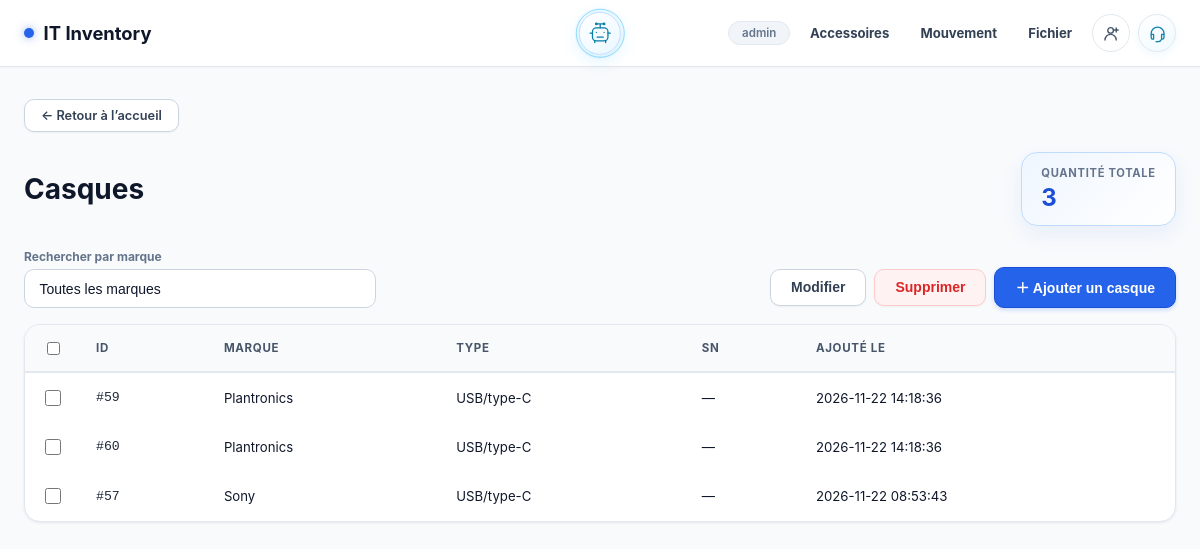
Before: /accessoires/casques (signed in) with the older database file.
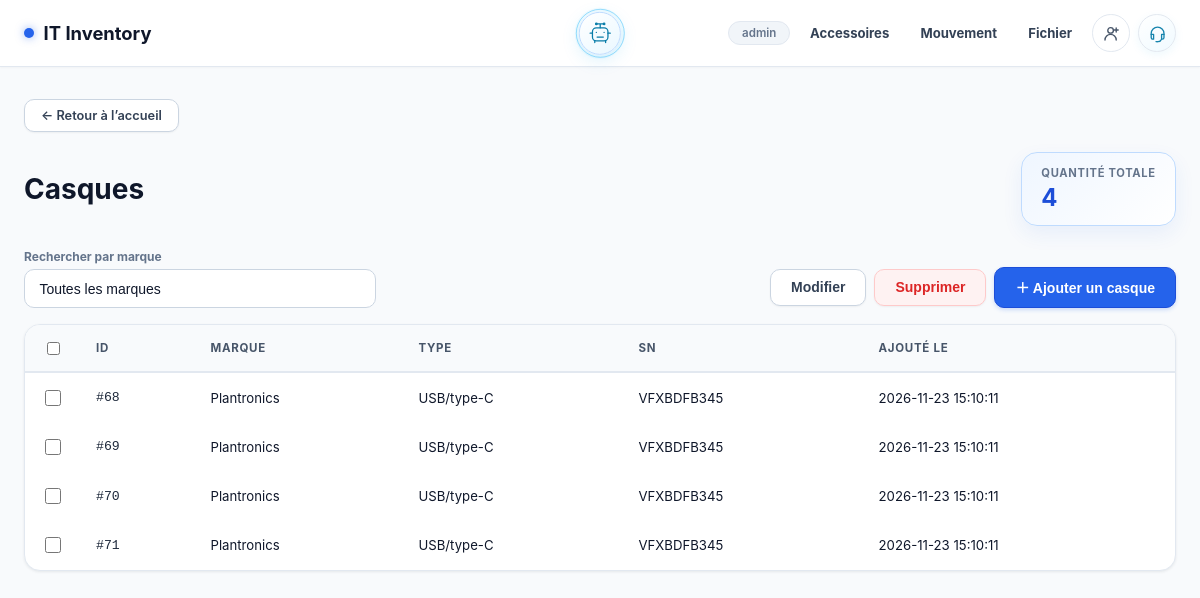
After: the same page with the newer database file.
### tables this page shows
CREATE TABLE accessories (
            id INTEGER PRIMARY KEY AUTOINCREMENT,
            category TEXT NOT NULL,
            brand TEXT NOT NULL,
            created_at TEXT NOT NULL DEFAULT CURRENT_TIMESTAMP
        , accessory_type TEXT NOT NULL DEFAULT 'Bluetooth/USB', serial_number TEXT, discharge_id INTEGER, phone_model TEXT, ram TEXT, storage TEXT, technical_details TEXT);

### app/routes/inventory.py (the view, shortened to what this page needs)
@inventory_bp.route('/accessoires/<category>')
def accessory_page(category):
    category_name = accessory_category_name(category)
    if not category_name:
        return redirect(url_for('inventory.index'))
    rows = get_db().execute('''SELECT id, brand, accessory_type, serial_number, phone_model, ram, storage,
        technical_details, created_at FROM accessories WHERE category = ? AND discharge_id IS NULL
        ORDER BY brand COLLATE NOCASE, phone_model COLLATE NOCASE, id''', (category,)).fetchall()
    brands = sorted({row['brand'] for row in rows}, key=str.casefold)
    return render_template('accessories.html', category=category, category_name=category_name, rows=rows, brands=brands, total=len(rows))

### app/models/database.py (called while the page is built)
def get_db():
    if 'db' not in g:
        g.db = sqlite3.connect(
            current_app.config['DB_PATH'],
            detect_types=sqlite3.PARSE_DECLTYPES,
        )
        g.db.row_factory = sqlite3.Row
    return g.db

### app/routes/inventory.py (called while the page is built, shortened)
def accessory_category_name(category):
    if category in ACCESSORY_CATEGORIES:
        return ACCESSORY_CATEGORIES[category]

### templates/accessories.html (shortened to what this page needs)
{% extends 'base.html' %}
{% block content %}
<div class="page-fade accessory-page">
  <a href="{{ url_for('inventory.index') }}" class="btn-back accessory-back">← Retour à l’accueil</a>
  <header class="accessory-heading"><div><h1>{{ category_name }}</h1></div><div class="accessory-total"><span id="accessoryCountLabel">Quantité totale</span><strong id="accessoryCount" data-total="{{ total }}">{{ total }}</strong></div></header>
  <div class="accessory-toolbar">
    <label class="accessory-search">Rechercher par marque
      <select id="brandFilter" class="form-select" onchange="filterAccessoryRows()"><option value="">Toutes les marques</option>{% for brand in brands %}<option value="{{ brand|lower }}">{{ brand }}</option>{% endfor %}</select>
    </label>
    {% if current_user.access_level in ['write', 'full'] %}
    <div class="accessory-toolbar-actions"><button class="btn btn-secondary" type="button" onclick="editAccessory()">Modifier</button><form method="POST" action="{{ url_for('inventory.accessory_delete', category=category) }}" id="accessoryDeleteForm"><input type="hidden" name="csrf_token" value="{{ csrf_token() }}"><div id="accessoryDeleteIds"></div><button class="btn btn-toolbar-delete" type="button" onclick="deleteAccessories()">Supprimer</button></form><button class="btn btn-primary" type="button" onclick="document.getElementById('accessoryModal').classList.remove('hidden')">＋ {{ 'Ajouter un téléphone' if category == 'telephones' else ('Ajouter un casque' if category == 'casques' else 'Ajouter un article') }}</button></div>
    {% endif %}
  </div>
  <div class="card accessory-table-wrap"><table class="inv-table" id="accessoryTable">
    <thead><tr><th class="accessory-check-col"><input type="checkbox" id="accessorySelectAll" onchange="toggleAccessoryRows(this)"></th><th>ID</th><th>Marque</th>{% if category == 'telephones' %}<th>Modèle</th><th>Mémoire RAM</th><th>Stockage</th><th>SN</th><th>Détails techniques</th>{% else %}<th>Type</th><th>SN</th>{% endif %}<th>Ajouté le</th></tr></thead>
    <tbody>
    {% for row in rows %}<tr data-brand="{{ row.brand|lower }}"><td><input class="accessory-select" type="checkbox" value="{{ row.id }}" data-brand="{{ row.brand|lower }}" data-type="{{ row.accessory_type }}" data-sn="{{ row.serial_number or '' }}" data-phone-model="{{ row.phone_model or '' }}" data-ram="{{ row.ram or '' }}" data-storage="{{ row.storage or '' }}" data-details="{{ row.technical_details or '' }}" onchange="updateAccessorySelection()"></td><td class="font-mono">#{{ row.id }}</td><td>{{ row.brand }}</td>{% if category == 'telephones' %}<td>{{ row.phone_model or '—' }}</td><td>{{ row.ram or '—' }}</td><td>{{ row.storage or '—' }}</td><td>{{ row.serial_number or '—' }}</td><td>{{ row.technical_details or '—' }}</td>{% else %}<td>{{ row.accessory_type }}</td><td>{{ row.serial_number or '—' }}</td>{% endif %}<td>{{ row.created_at }}</td></tr>{% else %}<tr><td colspan="{{ 9 if category == 'telephones' else 6 }}" class="accessory-empty">Aucun article enregistré.</td></tr>{% endfor %}
    </tbody>
  </table></div>
</div>
{% endblock %}

Changed rows visible on the page:
removed accessories: id "59", brand "Plantronics", accessory_type "USB/type-C", serial_number "—", created_at "2026-11-22 14:18:36"
removed accessories: id "60", brand "Plantronics", accessory_type "USB/type-C", serial_number "—", created_at "2026-11-22 14:18:36"
no longer on this page (row edited): accessories: id "57", brand "Sony", accessory_type "USB/type-C", serial_number "—", created_at "2026-11-22 08:53:43"
added accessories: id "68", brand "Plantronics", accessory_type "USB/type-C", serial_number "VFXBDFB345", created_at "2026-11-23 15:10:11"
added accessories: id "69", brand "Plantronics", accessory_type "USB/type-C", serial_number "VFXBDFB345", created_at "2026-11-23 15:10:11"
added accessories: id "70", brand "Plantronics", accessory_type "USB/type-C", serial_number "VFXBDFB345", created_at "2026-11-23 15:10:11"
added accessories: id "71", brand "Plantronics", accessory_type "USB/type-C", serial_number "VFXBDFB345", created_at "2026-11-23 15:10:11"
Other visible differences:
{{ total }}: "3" → "4"
